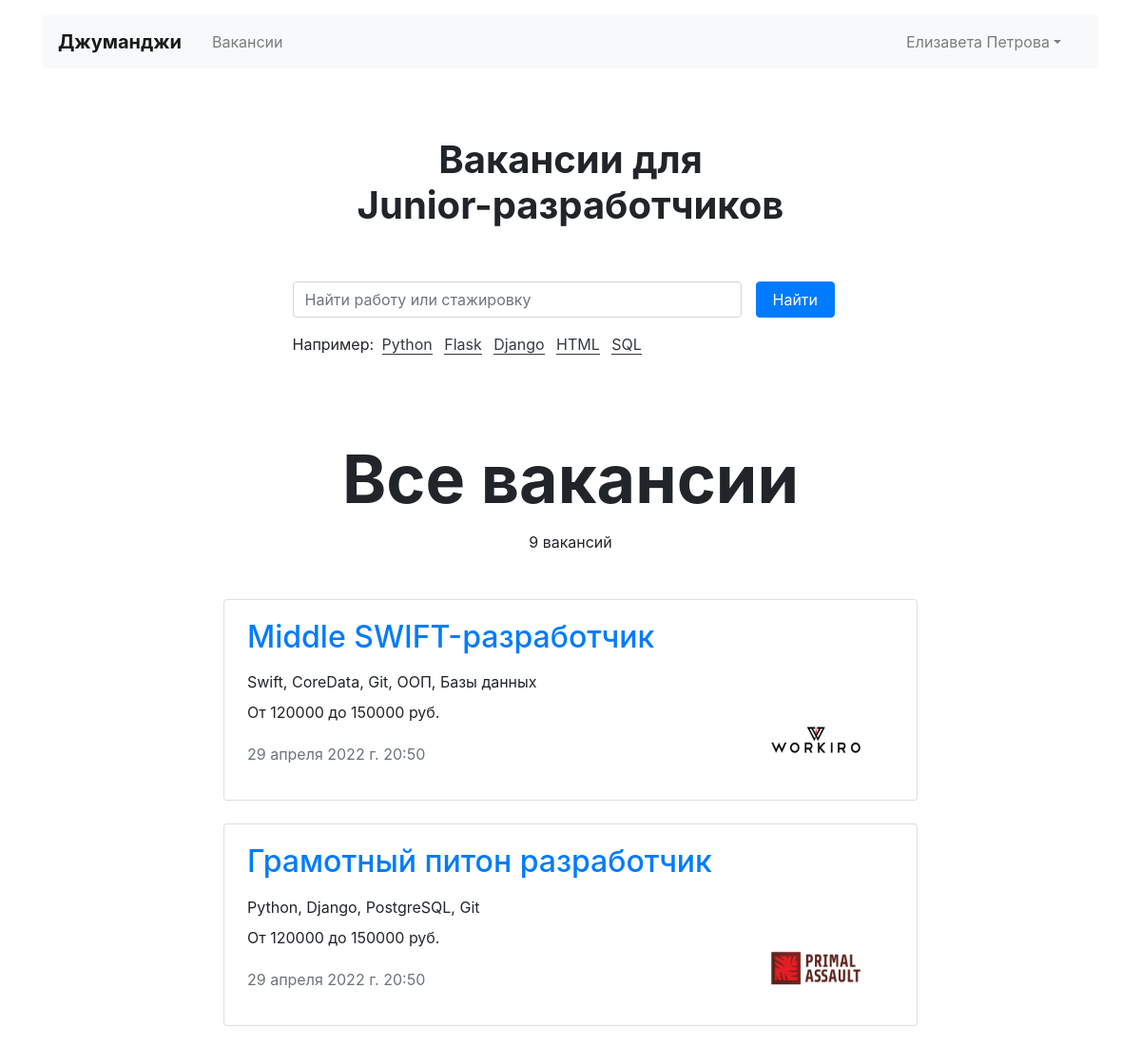
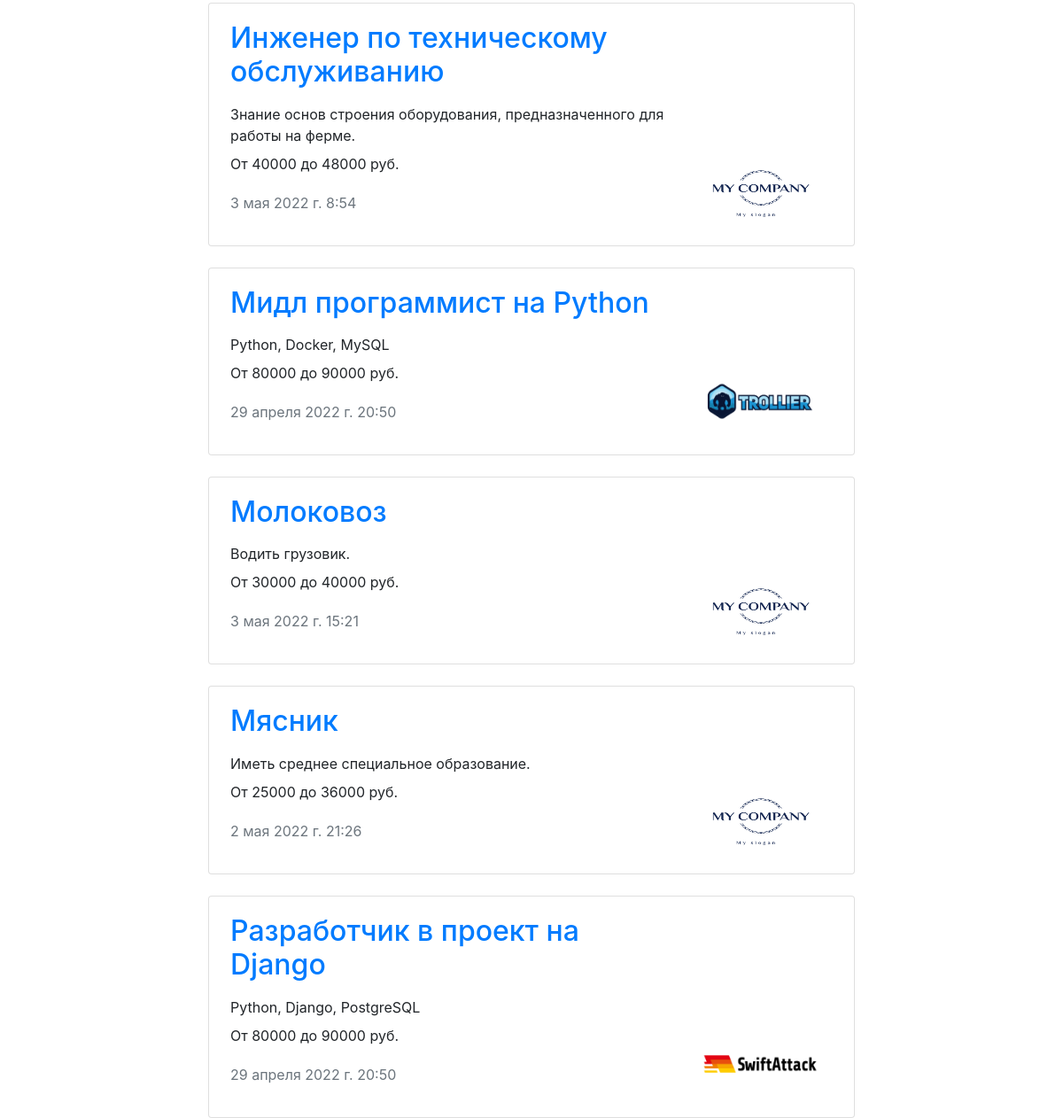
The app's page /vacancies/ (signed in, upper part), older data (2 pictures, top to bottom).
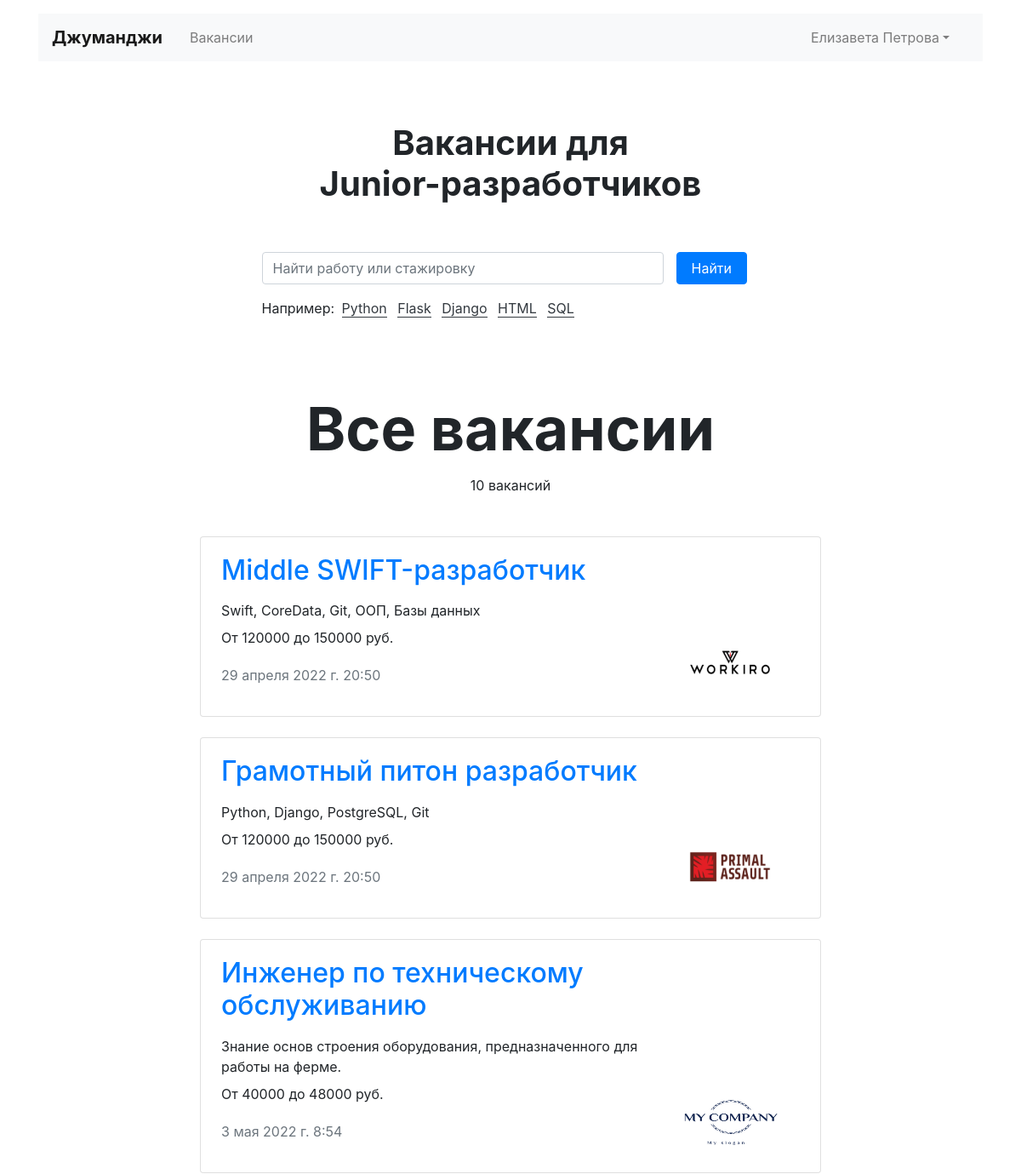
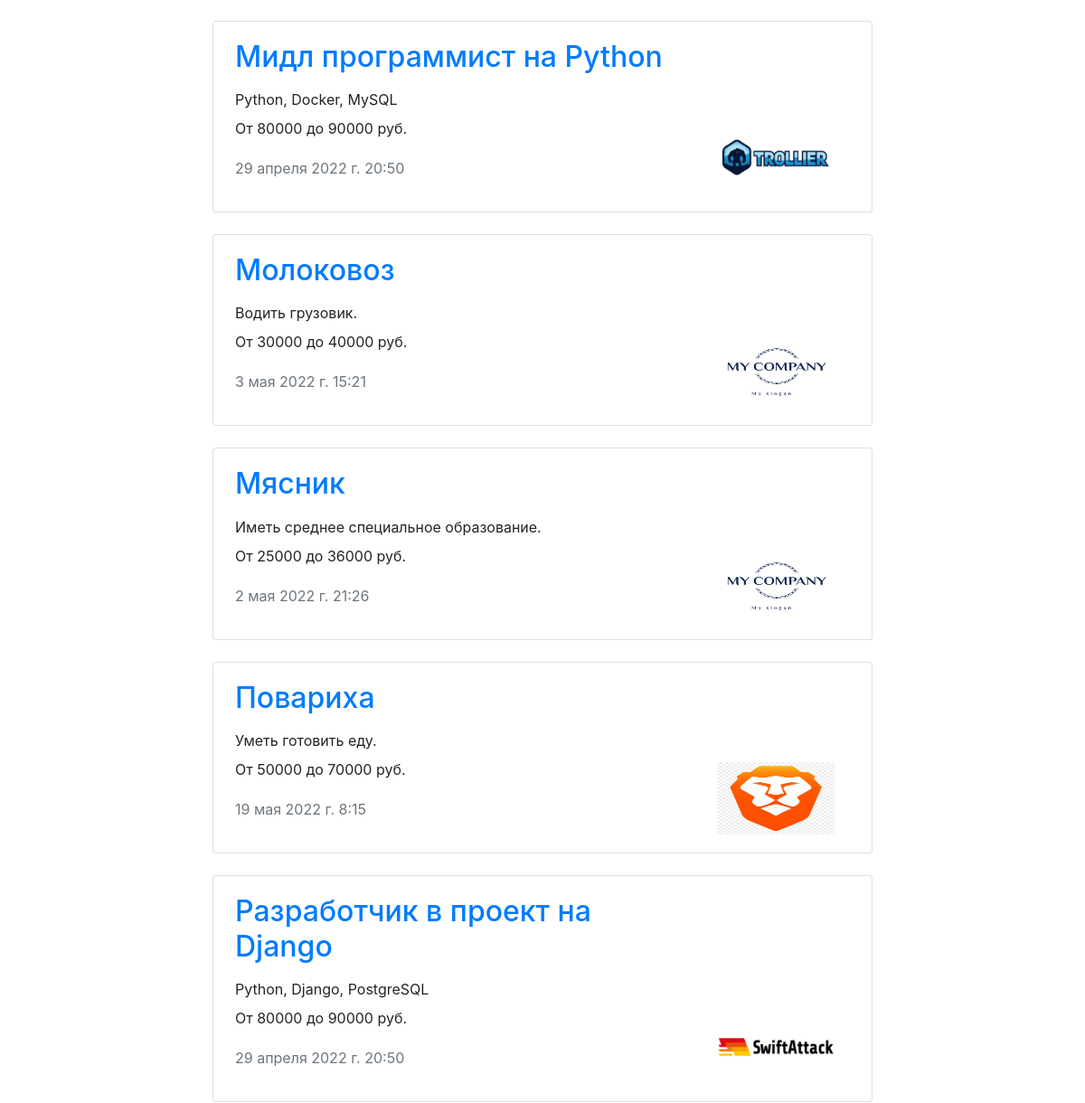
The same page, newer data (2 pictures, top to bottom).
### job_site_app/models.py (models this page shows, shortened)
class Vacancy(models.Model):
    title = models.CharField(max_length=50, verbose_name='Вакансия')
    specialty = models.ForeignKey('Specialty', on_delete=models.CASCADE, related_name="specialty",
                                  verbose_name='Специальность')
    company = models.ForeignKey('Company', on_delete=models.CASCADE, related_name="company", verbose_name='Компания')
    skills = models.TextField(verbose_name='Навыки')
    description = models.TextField(verbose_name='Описание')
    salary_min = models.IntegerField(verbose_name='Минимальня зарплата')
    salary_max = models.IntegerField(verbose_name='Максимальная зарплата')
    published_at = models.DateTimeField(auto_now_add=True, verbose_name='Опубликовано')
    class Meta:
        verbose_name_plural = 'Вакансии'
        verbose_name = 'Вакансия'
        ordering = ['title']

class Company(models.Model):
    name = models.CharField(max_length=50, verbose_name='Компания')
    location = models.CharField(max_length=50, verbose_name='Город')
    logo = models.ImageField(upload_to='job_site_app/static/logo/', verbose_name='Лого')
    description = models.TextField(verbose_name='Информация о компании')
    employee_count = models.IntegerField(verbose_name='Количество сотрудников')
    owner = models.OneToOneField(User, null=True, on_delete=models.CASCADE,  related_name="owner",
                                 verbose_name='Владелец')
    class Meta:
        verbose_name_plural = 'Компании'
        verbose_name = 'Компания'
        ordering = ['name']

### job_site_app/views.py (the view)
# urls.py: path('vacancies/', VacancyListView.as_view(), name='vacancies'),
class VacancyListView(LoginRequiredMixin, ListView):
    login_url = 'accounts:login'
    template_name = 'job_site_app/vacancies.html'
    model = Vacancy
    def get_context_data(self, **kwargs):
        context = super(VacancyListView, self).get_context_data(**kwargs)
        context['vacancies'] = Vacancy.objects.all()
        return context

### job_site_app/templates/job_site_app/vacancies.html
{% extends "layout/basic.html" %}
{% block content %}
<section>
      <h1 class="h1 text-center mx-auto mt-4 py-5"><strong>Вакансии для <br>Junior-разработчиков</strong></h1>
      <div class="row">
        <div class="col-12 col-md-8 col-lg-6 offset-lg-3 offset-md-2">
          <form class="form-inline mb-3" action="{% url 'job:search' %}" method="get" enctype="multipart/form-data">
          <div class="form-group col-8 col-md-10 pl-0">
            <input class="form-control w-100" name="q" type="text" placeholder="Найти работу или стажировку"
                   aria-label="Найти работу или стажировку">
          </div>
          <div class="form-group col-4 col-md-2 pl-0">
            <button class="btn btn-primary w-100" type="submit">Найти</button>
          </div>
        </form>
          <p>Например:
            <a href="/search/?q=python" class="text-dark border-bottom border-dark m-1 text-decoration-none">Python</a>
            <a href="/search/?q=flask" class="text-dark border-bottom border-dark m-1 text-decoration-none">Flask</a>
            <a href="/search/?q=django" class="text-dark border-bottom border-dark m-1 text-decoration-none">Django</a>
            <a href="/search/?q=html" class="text-dark border-bottom border-dark m-1 text-decoration-none">HTML</a>
            <a href="/search/?q=sql" class="text-dark border-bottom border-dark m-1 text-decoration-none">SQL</a
          </p>
        </div>
      </div>
    </section>
  <main class="container mt-3">
    <section>
      {% if special %}
        <h1 class="h1 text-center mx-auto mt-4 pt-5" style="font-size: 70px;"><strong>{{ special.title }}</strong></h1>
      {% else %}
        <h1 class="h1 text-center mx-auto mt-4 pt-5" style="font-size: 70px;"><strong>Все вакансии</strong></h1>
      {% endif %}
      <p class="text-center pt-1">{{ vacancies.count }} вакансий</p>
      <div class="row mt-5">
        <div class="col-12 col-lg-8 offset-lg-2 m-auto">
          {% for vacancy in vacancies %}
          <div class="card mb-4">
            <div class="card-body px-4">
              <div class="row">
                <div class="col-12 col-md-8 col-lg-9">
                  <a href="{% url 'job:vacancy' vacancy.pk %}"><h2 class="h2 pb-2">{{ vacancy.title }}</h2></a>
                  <p class="mb-2">{{ vacancy.skills }}</p>
                  <p>От {{ vacancy.salary_min }} до {{ vacancy.salary_max }} руб.</p>
                  <p class="text-muted pt-1">{{ vacancy.published_at }}</p>
                </div>
                <div class="col-12 col-md-4 col-lg-3 d-flex align-items-end">
                  <a href="{% url 'job:vacancy' vacancy.pk %}"><img src="{{ vacancy.company.logo.url }}" width="130"
                                                                    height="80" alt="{{ vacancy.title }}"></a>
                </div>
              </div>
            </div>
          </div>
          {% endfor %}
        </div>
      </div>
    </section>
  </main>
{% endblock %}

Row changes from the older to the newer data that the page shows:
added Vacancy: title "Повариха", skills "Уметь готовить еду.", salary_min "50000", salary_max "70000", published_at "19 мая 2022 г. 8:15", company.logo (picture)
Text that changed along with them:
{{ vacancies.count }}: "9" → "10"
